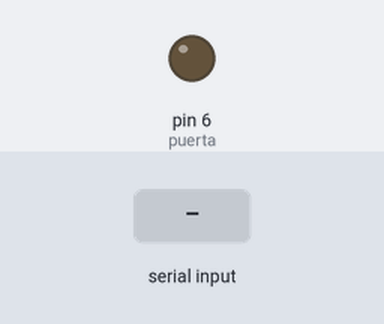
Bench run of a sketch on a simulated Arduino Uno, built with avr-gcc and run on an emulated ATmega328P. Shown: output pins drawn as LEDs (lit = HIGH). The test bench sets the inputs (shaded band).

Above: at 1.2 s.
1.3 s: "a" received over Serial
At 2.5 s:
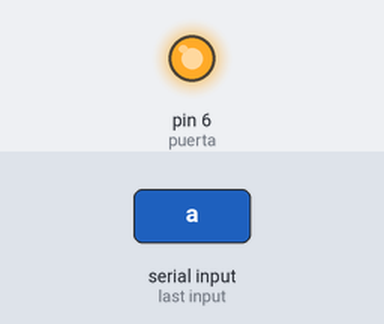
2.8 s: "b" received over Serial
At 4.0 s:
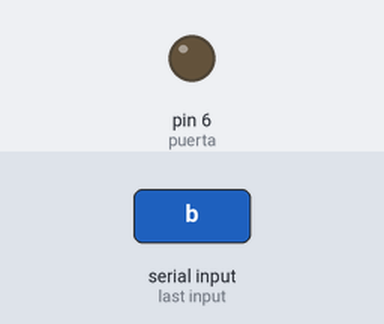
Timing chart, 0 to 5.8 s (numbered marks = the images above; inputs shaded):
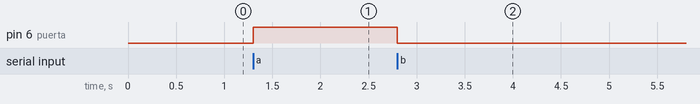

The sketch:

bluethoot.ino
```cpp
int puerta = 6;
char letra;
void setup() {
  pinMode(puerta,OUTPUT);
  Serial.begin(9600);
}
void loop() {
    if(Serial.available()>0){
      letra = Serial.read();
    }

    switch(letra){
      case 'a' :
      digitalWrite(puerta,HIGH);
      break;

      case 'b' :
      digitalWrite(puerta,LOW);
      delay(30);
      digitalWrite(puerta,HIGH);
      break;
    }
}
```

Measured:
- after the input at 1.3 s, pin 6 (puerta): LOW → HIGH at once
- after the input at 2.8 s, pin 6 (puerta): HIGH → LOW at once
